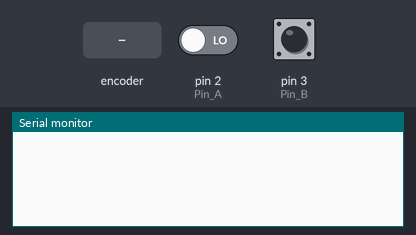
This sketch was run on a simulated Arduino Uno, built with avr-gcc and run on an emulated ATmega328P. Shown: the last lines printed to the serial monitor. Inputs (shaded band) come from the test bench; at power-on: pin 2 (Pin_A) LOW, pin 3 (Pin_B) HIGH.

Above: at 1.2 s.
1.3 s: rotary encoder on pin 2 (Pin_A) / pin 3 (Pin_B) turned 1 step (first pin leading)
At 2.4 s:
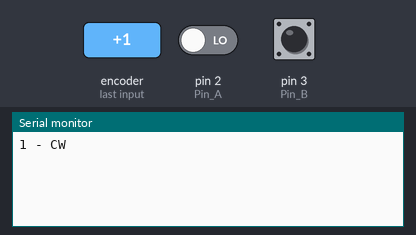
3.0 s: rotary encoder on pin 2 (Pin_A) / pin 3 (Pin_B) turned 2 steps (second pin leading)
At 4.7 s:
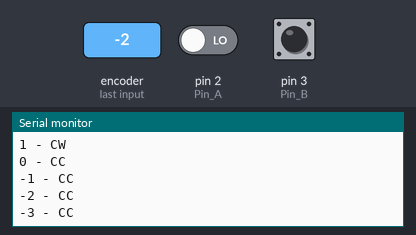
Timing chart, 0 to 6.2 s (numbered marks = the images above; inputs shaded):
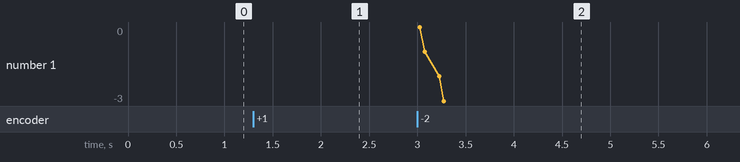

The sketch:

RotaryEncoder.ino
```cpp
//------------------------------------------------------------//
//  Interfacing Incremental Rotary Encoder using Interrupts   //
//                                                            //
//  Author : Vishnu M Aiea                                    //
//  E-Mail : vishnumaiea@gmail.com                            //
//  Date : 8:36 AM 18-09-2016, Sunday (IST)                   //
//  Web : https://goo.gl/xf8Ntc                               //
//  Github : https://github.com/vishnumaiea/Arduino-Snippets  //
//  See my project website on www.vishnumaiea.in              //
//                                                            //
//------------------------------------------------------------//
//                                                            //
//  Notes : The pins are configured for working with Arduino  //
//          Uno. Digital pin 2 and 3 are interrupt capable    //
//          pins in Uno. So connect your encoder outputs to   //
//          digital pins 2 and 3 of your Uno or any other     //
//          board accordingly. Also add RC filters to the     //
//          pins.                                             //
//------------------------------------------------------------//

int pulseCount; //rotation step count
int SIG_A = 0; //pin A output
int SIG_B = 0; //pin B output

int lastSIG_A = 0; //last state of SIG_A
int lastSIG_B = 0; //last state of SIG_B

int Pin_A = 2; //interrupt pin (digital) for A (change your pins here)
int Pin_B = 3; //interrupt pin (digital) for B


void setup()
{
  SIG_B = digitalRead(Pin_B); //current state of B
  SIG_A = SIG_B > 0 ? 0 : 1; //let them be different

  //attach iterrupt for state change, not rising or falling edges
  attachInterrupt(digitalPinToInterrupt(Pin_A), A_CHANGE, CHANGE);
  Serial.begin(9600);
}


void loop() {
  //does nothing here. Add your code here
}


void A_CHANGE() //Interrupt Service Routine (ISR)
{
  detachInterrupt(0); //important
  SIG_A = digitalRead(Pin_A); //read state of A
  SIG_B = digitalRead(Pin_B); //read state of B

  if((SIG_B == SIG_A) && (lastSIG_B != SIG_B))
  {
    pulseCount--; //anti-clockwise rotation
    lastSIG_B = SIG_B;
    Serial.print(pulseCount);
    Serial.println(" - CC");
  }

  else if((SIG_B != SIG_A) && (lastSIG_B == SIG_B))
  {
    pulseCount++; //clockwise rotation
    lastSIG_B = SIG_B > 0 ? 0 : 1; //save last state of B
    Serial.print(pulseCount);
    Serial.println(" - CW");
  }
  attachInterrupt(digitalPinToInterrupt(Pin_A), A_CHANGE, CHANGE);
}
```

Measured:
- after the input at 1.3 s, the serial monitor: prints a new line after 0.05 s (image 1)
- after the input at 3.0 s, the serial monitor: prints a new line at once (image 2)
